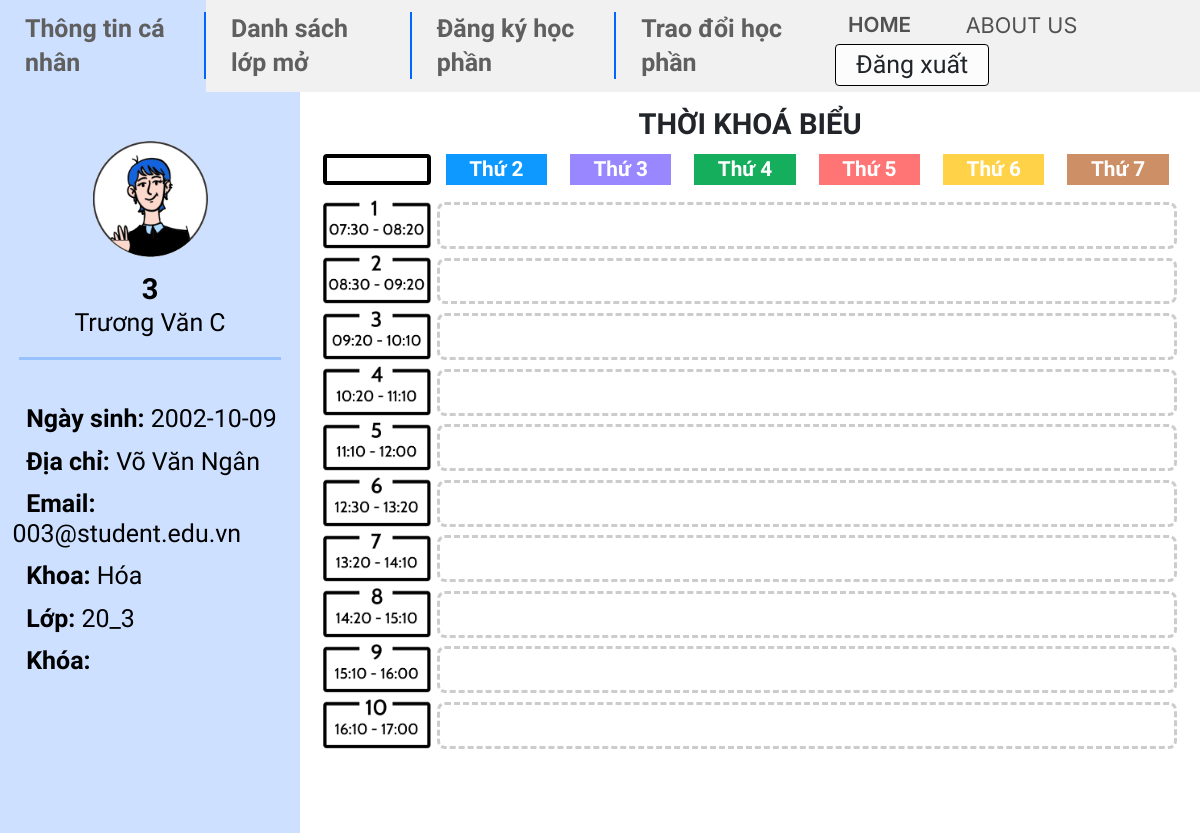
Before: /mvc/views/ProfilePage.php (signed in) with the older database file.
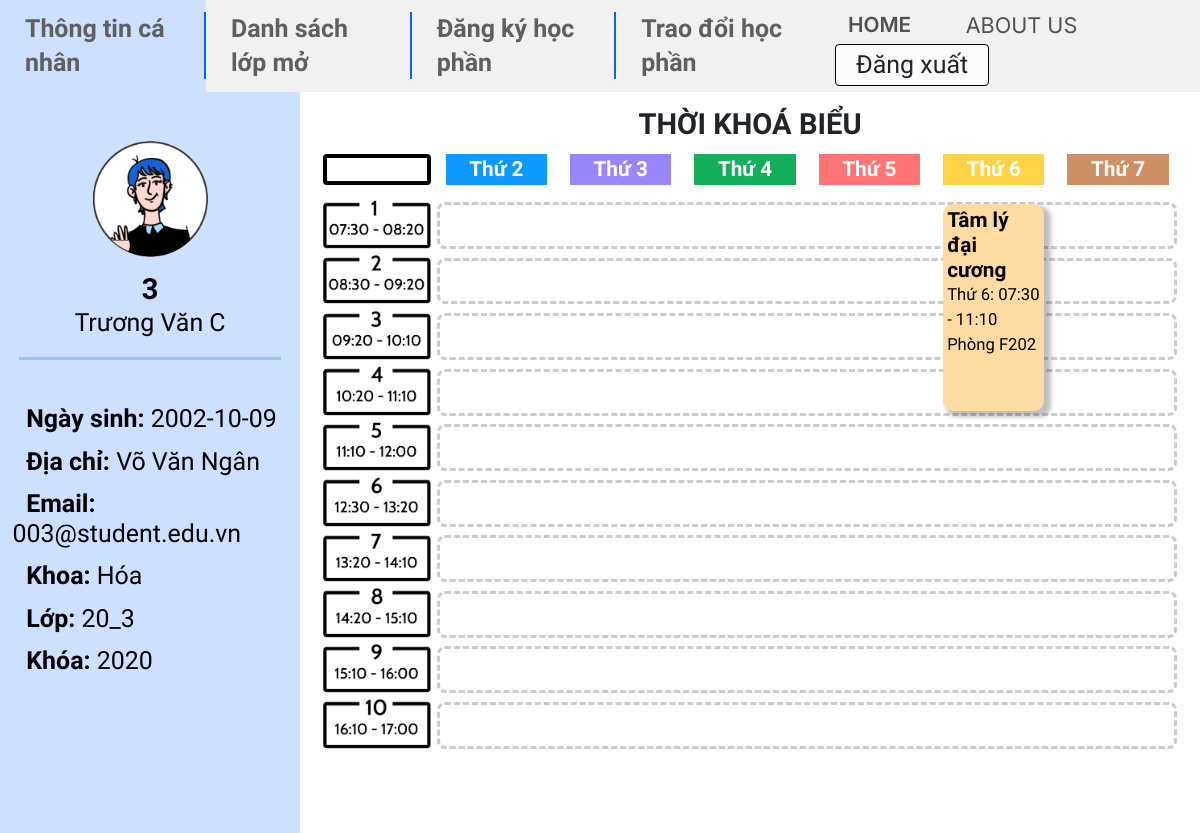
After: the same page with the newer database file.
### tables this page shows
CREATE TABLE `student` (
  `ID` int(11) NOT NULL,
  `username` varchar(45) NOT NULL,
  `password` varchar(100) NOT NULL,
  `faculty` int(11) NOT NULL,
  `class` int(11) NOT NULL,
  `school_year` year(4) NOT NULL,
  `fullname` varchar(100) NOT NULL,
  `email` varchar(45) NOT NULL,
  `address` varchar(100) DEFAULT NULL,
  `date_of_birth` date DEFAULT NULL,
  `max_credits` int(11) NOT NULL
);

CREATE TABLE `faculty` (
  `ID` int(11) NOT NULL,
  `name` varchar(100) NOT NULL
);

CREATE TABLE `class` (
  `ID` int(11) NOT NULL,
  `name` varchar(45) NOT NULL,
  `school_year` year(4) NOT NULL,
  `faculty` int(11) NOT NULL
);

CREATE TABLE `course` (
  `ID` int(11) NOT NULL,
  `name` varchar(100) NOT NULL,
  `credits` int(11) NOT NULL,
  `faculty` int(11) DEFAULT NULL
);

CREATE TABLE `available_course_info` (
  `period_id` int(11) NOT NULL,
  `course_id` int(11) NOT NULL,
  `class_id` int(11) NOT NULL,
  `room` varchar(45) NOT NULL,
  `max_student` int(11) NOT NULL,
  `start_period` int(11) NOT NULL,
  `end_period` int(11) NOT NULL,
  `start_date` datetime DEFAULT NULL,
  `day` int(11) DEFAULT NULL
);

### mvc/views/ProfilePage.php (the view, shortened to what this page needs)
<?php
include "../config/db_connect.php";
$sql = "SELECT s.fullname, s.school_year, s.email, s.address, s.date_of_birth, f.name as f_name, c.name as cl_name
FROM student s inner join faculty f on s.faculty = f.ID
inner join class c on s.class = c.ID
where s.ID = " . $_SESSION['student_id'];
$query = $conn->query($sql);
$query->setFetchMode(PDO::FETCH_ASSOC);
$row = $query->fetch();
$sql2 = "SELECT c.name AS name, aci.day, aci.start_period, aci.end_period ,hour(sc1.start_time) sh, minute(sc1.start_time) sm, hour(sc2.end_time) eh, minute(sc2.end_time) em, aci.room
FROM enrollment e inner join available_course_info aci on e.period_id = aci.period_id and e.course_id = aci.course_id and e.class_id = aci.class_id
inner join course c on e.course_id = c.ID
inner join schedule sc1 on aci.start_period = sc1.period
inner join schedule sc2 on aci.end_period = sc2.period
where e.period_id = 1 and e.student_id = " . $_SESSION['student_id'] . " order by aci.day asc";
function visualize_schedule($rowdata, $day) {
  $n = count($rowdata);
  $cc = 1;
  for ($i = 0; $i < $n; $i++) {
    if ($rowdata[$i]['day'] == $day) {
      echo '
        <div
          class="session session-'. ($day - 2) * 2 + $cc++ . ' track-'. $day - 1 .'"
          style="grid-column: track-' . $day - 1 . '; grid-row: time-'. $rowdata[$i]["start_period"] .' / time-'.$rowdata[$i]["end_period"]+1 .'
          ">
        <h3 class="session-title">'. $rowdata[$i]["name"] . '</h3>
        <span class="session-time">Thứ '. $rowdata[$i]["day"] .': ' .sprintf("%02d", $rowdata[$i]["sh"]) .':' . sprintf("%02d", $rowdata[$i]["sm"]) .' - '. sprintf("%02d", $rowdata[$i]["eh"]) .':' . sprintf("%02d", $rowdata[$i]["em"]) .'</span>
        <span class="session-room">Phòng '. $rowdata[$i]["room"] .' </span>
      </div>
      ';
    }
  }
}
?>
<!DOCTYPE html>
<html lang="en">
  <head>
    <link href="https://cdn.jsdelivr.net/npm/bootstrap@5.2.3/dist/css/bootstrap.min.css" rel="stylesheet"/>
    <link href="../../public/css/ProfilePage.css" rel="stylesheet" />
  </head>
  <body>
    <div class="container-fluid h-100">
      <div class="row h-100">
        <div class="col-3 bg-primary">
          <img src="../../public/img/avatar_Profile.png" class="avatar"/>
          <h2 class="text-center MSSV"><?php echo $_SESSION['student_id']; ?></h2>
          <h3 class="text-center StName"><?php echo $row['fullname'];?></h3>
          <hr class="split-line" />
          <div class="container info-container">
            <span class="info-title">Ngày sinh: </span>
            <span class="info"><?php echo $row['date_of_birth'];?></span>
            <br /><br />
            <span class="info-title">Địa chỉ: </span>
            <span class="info"><?php echo $row['address'] ;?></span>
            <br /><br />
            <span class="info-title">Email: </span>
            <span class="info"><?php echo $row['email'] ;?></span>
            <br /><br />
            <span class="info-title">Khoa: </span>
            <span class="info"><?php echo $row['f_name'] ;?></span>
            <br /><br />
            <span class="info-title">Lớp: </span>
            <span class="info"><?php echo $row['cl_name'] ;?></span>
            <br /><br />
            <span class="info-title">Khóa: </span>
            <span class="info"><?php echo $row['school_year'] ;?></span>
            <br /><br />
          </div>
        </div>
        <?php
          $query = $conn->query($sql2);
          $query->setFetchMode(PDO::FETCH_ASSOC);
          $row = $query->fetchAll();
          ?>
        <div class="col-9">
          <div class="container-schedule" style="max-height: calc(100vh-7rem);">
            <h2 class="schedule-heading">THỜI KHOÁ BIỂU</h2>
            <div class="schedule" aria-labelledby="schedule-heading">
              <span
                class="track-slot-empty"
                aria-hidden="true"
                style="grid-row: tracks"
              ></span>
              <span
                class="track-slot1"
                aria-hidden="true"
                style="grid-column: track-1; grid-row: tracks"
                >Thứ 2</span
              >
              <span
                class="track-slot2"
                aria-hidden="true"
                style="grid-column: track-2; grid-row: tracks"
                >Thứ 3</span
              >
              <span
                class="track-slot3"
                aria-hidden="true"
                style="grid-column: track-3; grid-row: tracks"
                >Thứ 4</span
              >
              <span
                class="track-slot4"
                aria-hidden="true"
                style="grid-column: track-4; grid-row: tracks"
                >Thứ 5</span
              >
              <span
                class="track-slot5"
                aria-hidden="true"
                style="grid-column: track-5; grid-row: tracks"
                >Thứ 6</span
              >
              <span
                class="track-slot6"
                aria-hidden="true"
                style="grid-column: track-6; grid-row: tracks"
                >Thứ 7</span
              >
              <img src="../../public/img/Tiet1.png" alt="" class="time-slot" style="grid-row: time-1">
              <img src="../../public/img/Tiet2.png" alt="" class="time-slot" style="grid-row: time-2">
              <img src="../../public/img/Tiet3.png" alt="" class="time-slot" style="grid-row: time-3">
              <img src="../../public/img/Tiet4.png" alt="" class="time-slot" style="grid-row: time-4">
              <img src="../../public/img/Tiet5.png" alt="" class="time-slot" style="grid-row: time-5">
              <img src="../../public/img/Tiet6.png" alt="" class="time-slot" style="grid-row: time-6">
              <img src="../../public/img/Tiet7.png" alt="" class="time-slot" style="grid-row: time-7">
              <img src="../../public/img/Tiet8.png" alt="" class="time-slot" style="grid-row: time-8">
              <img src="../../public/img/Tiet9.png" alt="" class="time-slot" style="grid-row: time-9">
              <img src="../../public/img/Tiet10.png" alt="" class="time-slot" style="grid-row: time-10">
              <div
                class="session track-bg"
                style="
                  grid-column: track-1-start / track-6-end;
                  grid-row: time-1 / time-2;
                "
              ></div>
              <div
                class="session track-bg"
                style="
                  grid-column: track-1-start / track-6-end;
                  grid-row: time-2 / time-3;
                "
              ></div>
              <div
                class="session track-bg"
                style="
                  grid-column: track-1-start / track-6-end;
                  grid-row: time-3 / time-4;
                "
              ></div>
              <div
                class="session track-bg"
                style="
                  grid-column: track-1-start / track-6-end;
                  grid-row: time-4 / time-5;
                "
              ></div>
              <div
                class="session track-bg"
                style="
                  grid-column: track-1-start / track-6-end;
                  grid-row: time-5 / time-6;
                "
              ></div>
              <div
                class="session track-bg"
                style="
                  grid-column: track-1-start / track-6-end;
                  grid-row: time-6 / time-7;
                "
              ></div>
              <div
                class="session track-bg"
                style="
                  grid-column: track-1-start / track-6-end;
                  grid-row: time-7 / time-8;
                "
              ></div>
              <div
                class="session track-bg"
                style="
                  grid-column: track-1-start / track-6-end;
                  grid-row: time-8 / time-9;
                "
              ></div>
              <div
                class="session track-bg"
                style="
                  grid-column: track-1-start / track-6-end;
                  grid-row: time-9 / time-10;
                "
              ></div>
              <div
                class="session track-bg"
                style="
                  grid-column: track-1-start / track-6-end;
                  grid-row: time-10;
                "
              ></div>
              <?php visualize_schedule($row, 6);?>
            </div>
          </div>
        </div>
      </div>
    </div>
  </body>
</html>

### public/css/ProfilePage.css (style rules this page uses)
.bg-secondary { background-color: #f1f1f1!important; }
.bg-primary { background-color: #cde0ff !important; }
.avatar { display: block; width: 40%; max-width: 300px; margin-top: 6rem; margin-left: auto; margin-right: auto; margin-bottom: 1.8rem; }
.MSSV { color: black; font-family: "Cabin", sans-serif; font-weight: 700; font-size: 3.5rem; margin-bottom: 0.1rem; }
.StName { color: black; font-family: "Cabin", sans-serif; font-weight: 400; font-size: 3rem; line-height: 3.6rem; margin-bottom: 2.3rem; }
.split-line { height: 3px; margin: 0px 1.5rem 5.3rem 1.5rem; color: #0066ff; background-color: #0066ff; }
.info-title { color: black; font-family: "Cabin", sans-serif; font-weight: 600; font-size: 3rem; line-height: 3.6rem; margin-left: 5%; }
.info { color: black; font-family: "Cabin", sans-serif; font-weight: 400; font-size: 3rem; line-height: 3.6rem; }
.info-container { margin: 0 auto; }
.row .col-3 { max-width: 800px; overflow: hidden; overflow-wrap: break-word; }
.row .col-9 { max-width: 3000px; }
@media screen and (min-width: 850px) { .schedule-heading { font-size: 5rem; line-height: 6rem; margin-top: 3rem; } }
@media screen and (min-width: 850px) { .schedule { margin: 0 2rem; display: grid; grid-gap: 0.75rem; grid-template-rows: [tracks] auto [time-1] 1fr [time-2] 1fr [time-3] 1fr [time-4] 1fr [time-5] 1fr [time-6] 1fr [time-7] 1fr [time-8] 1fr [time-9] 1fr [time-10] 1fr; grid-template-columns: [times] 13rem [track-1-start] 1fr [track-1-end track-2-start] 1fr [track-2-end track-3-start] 1fr [track-3-end track-4-start] 1fr [track-4-end track-5-start] 1fr [track-5-end track-6-start] 1fr [track-6-end]; } }
@media screen and (min-width: 850px) { .time-slot { object-fit: cover; width: 100%; max-height: 100%; } }
.time-slot { grid-column: times; }
.track-slot1, .track-slot2, .track-slot3, .track-slot4, .track-slot5, .track-slot6 { display: none; }
.schedule-heading { width: 100%; text-align: center; font-family: "Cabin", sans-serif; font-weight: 700; font-size: 3.5rem; line-height: 4rem; margin-top: 2rem; }
.session { overflow: hidden; margin-bottom: 1rem; padding: 0.5rem; border-radius: 2px; font-size: 1.4rem; }
.session-time, .session-room { display: block; font-family: "Cabin"; font-weight: 400; font-size: 2rem; color: black; }
.session-title, .time-slot { margin: 0; }
.session-title { display: block; font-family: "Cabin"; font-weight: 600; font-size: 2.5rem; color: black; }
.track-5 { margin: 0.5rem 1rem !important; box-shadow: 5px 4px 4px 2px rgba(0, 0, 0, 0.25); border-radius: 10px; background-color: #ffdba4; color: black; }
.track-bg { margin-top: 0.3rem !important; border-color: rgba(0, 0, 0, 0.2); border-radius: 8px; border-style: dashed; display: flex; }
body { height: calc(100vh - 7rem) !important; font-family: "Cabin", sans-serif; font-weight: 400; }
@media screen and (max-width: 2399px) { html { font-size: 62.5% !important; } }
@media screen and (max-width: 1699px) { html { font-size: 52% !important; } }

### mvc/views/ProfilePage.php (style rules this page uses)
.nav-item.profile { background-color: #cde0ff !important; }

Changed rows visible on the page:
changed student "Trương Văn C": school_year (not shown) → "2020"
now on this page (row edited): course: name "Tâm lý đại cương", available_course_info.day "6", sh "07", sm "30", eh "11", em "10", available_course_info.room "F202"
